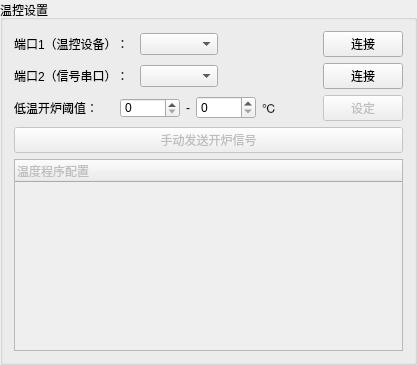
                   <widget class="QGroupBox" name="groupBox_6">
                    <property name="sizePolicy">
                     <sizepolicy hsizetype="Expanding" vsizetype="Preferred">
                      <horstretch>0</horstretch>
                      <verstretch>0</verstretch>
                     </sizepolicy>
                    </property>
                    <property name="title">
                     <string>温控设置</string>
                    </property>
                    <layout class="QVBoxLayout" name="verticalLayout_33">
                     <item>
                      <layout class="QHBoxLayout" name="horizontalLayout_15">
                       <item>
                        <widget class="QLabel" name="label_4">
                         <property name="sizePolicy">
                          <sizepolicy hsizetype="Fixed" vsizetype="Fixed">
                           <horstretch>0</horstretch>
                           <verstretch>0</verstretch>
                          </sizepolicy>
                         </property>
                         <property name="minimumSize">
                          <size>
                           <width>120</width>
                           <height>20</height>
                          </size>
                         </property>
                         <property name="text">
                          <string>端口1（温控设备）：</string>
                         </property>
                        </widget>
                       </item>
                       <item>
                        <widget class="QComboBox" name="CBB_temp_port">
                         <property name="sizePolicy">
                          <sizepolicy hsizetype="Fixed" vsizetype="Fixed">
                           <horstretch>0</horstretch>
                           <verstretch>0</verstretch>
                          </sizepolicy>
                         </property>
                         <property name="minimumSize">
                          <size>
                           <width>78</width>
                           <height>20</height>
                          </size>
                         </property>
                        </widget>
                       </item>
                       <item>
                        <spacer name="horizontalSpacer">
                         <property name="orientation">
                          <enum>Qt::Horizontal</enum>
                         </property>
                         <property name="sizeHint" stdset="0">
                          <size>
                           <width>10</width>
                           <height>20</height>
                          </size>
                         </property>
                        </spacer>
                       </item>
                       <item>
                        <widget class="QPushButton" name="BT_connect_tempDev">
                         <property name="sizePolicy">
                          <sizepolicy hsizetype="Fixed" vsizetype="Fixed">
                           <horstretch>0</horstretch>
                           <verstretch>0</verstretch>
                          </sizepolicy>
                         </property>
                         <property name="minimumSize">
                          <size>
                           <width>80</width>
                           <height>23</height>
                          </size>
                         </property>
                         <property name="text">
                          <string>连接</string>
                         </property>
                        </widget>
                       </item>
                      </layout>
                     </item>
                     <item>
                      <layout class="QHBoxLayout" name="horizontalLayout_5">
                       <item>
                        <widget class="QLabel" name="label_6">
                         <property name="sizePolicy">
                          <sizepolicy hsizetype="Fixed" vsizetype="Fixed">
                           <horstretch>0</horstretch>
                           <verstretch>0</verstretch>
                          </sizepolicy>
                         </property>
                         <property name="minimumSize">
                          <size>
                           <width>120</width>
                           <height>20</height>
                          </size>
                         </property>
                         <property name="text">
                          <string>端口2（信号串口）：</string>
                         </property>
                        </widget>
                       </item>
                       <item>
                        <widget class="QComboBox" name="CBB_signal_port">
                         <property name="sizePolicy">
                          <sizepolicy hsizetype="Fixed" vsizetype="Fixed">
                           <horstretch>0</horstretch>
                           <verstretch>0</verstretch>
                          </sizepolicy>
                         </property>
                         <property name="minimumSize">
                          <size>
                           <width>78</width>
                           <height>20</height>
                          </size>
                         </property>
                        </widget>
                       </item>
                       <item>
                        <spacer name="horizontalSpacer_6">
                         <property name="orientation">
                          <enum>Qt::Horizontal</enum>
                         </property>
                         <property name="sizeHint" stdset="0">
                          <size>
                           <width>10</width>
                           <height>20</height>
                          </size>
                         </property>
                        </spacer>
                       </item>
                       <item>
                        <widget class="QPushButton" name="BT_connect_signalComm">
                         <property name="enabled">
                          <bool>true</bool>
                         </property>
                         <property name="sizePolicy">
                          <sizepolicy hsizetype="Fixed" vsizetype="Fixed">
                           <horstretch>0</horstretch>
                           <verstretch>0</verstretch>
                          </sizepolicy>
                         </property>
                         <property name="minimumSize">
                          <size>
                           <width>80</width>
                           <height>23</height>
                          </size>
                         </property>
                         <property name="text">
                          <string>连接</string>
                         </property>
                        </widget>
                       </item>
                      </layout>
                     </item>
                     <item>
                      <layout class="QHBoxLayout" name="horizontalLayout_6">
                       <item>
                        <widget class="QLabel" name="label_7">
                         <property name="sizePolicy">
                          <sizepolicy hsizetype="Fixed" vsizetype="Fixed">
                           <horstretch>0</horstretch>
                           <verstretch>0</verstretch>
                          </sizepolicy>
                         </property>
                         <property name="minimumSize">
                          <size>
                           <width>100</width>
                           <height>20</height>
                          </size>
                         </property>
                         <property name="text">
                          <string>低温开炉阈值：</string>
                         </property>
                        </widget>
                       </item>
                       <item>
                        <widget class="QSpinBox" name="SB_temp_threshold_low">
                         <property name="sizePolicy">
                          <sizepolicy hsizetype="Fixed" vsizetype="Fixed">
                           <horstretch>0</horstretch>
                           <verstretch>0</verstretch>
                          </sizepolicy>
                         </property>
                         <property name="minimumSize">
                          <size>
                           <width>60</width>
                           <height>20</height>
                          </size>
                         </property>
                         <property name="maximumSize">
                          <size>
                           <width>60</width>
                           <height>20</height>
                          </size>
                         </property>
                         <property name="maximum">
                          <number>1000</number>
                         </property>
                        </widget>
                       </item>
                       <item>
                        <widget class="QLabel" name="label_17">
                         <property name="text">
                          <string>-</string>
                         </property>
                        </widget>
                       </item>
                       <item>
                        <widget class="QSpinBox" name="SB_temp_threshold_high">
                         <property name="sizePolicy">
                          <sizepolicy hsizetype="Fixed" vsizetype="Fixed">
                           <horstretch>0</horstretch>
                           <verstretch>0</verstretch>
                          </sizepolicy>
                         </property>
                         <property name="minimumSize">
                          <size>
                           <width>60</width>
                           <height>20</height>
                          </size>
                         </property>
                        </widget>
                       </item>
                       <item>
                        <widget class="QLabel" name="label_12">
                         <property name="sizePolicy">
                          <sizepolicy hsizetype="Fixed" vsizetype="Fixed">
                           <horstretch>0</horstretch>
                           <verstretch>0</verstretch>
                          </sizepolicy>
                         </property>
                         <property name="text">
                          <string>℃</string>
                         </property>
                        </widget>
                       </item>
                       <item>
                        <spacer name="horizontalSpacer_7">
                         <property name="orientation">
                          <enum>Qt::Horizontal</enum>
                         </property>
                         <property name="sizeHint" stdset="0">
                          <size>
                           <width>40</width>
                           <height>20</height>
                          </size>
                         </property>
                        </spacer>
                       </item>
                       <item>
                        <widget class="QPushButton" name="BT_set_temp_threshold">
                         <property name="enabled">
                          <bool>false</bool>
                         </property>
                         <property name="sizePolicy">
                          <sizepolicy hsizetype="Fixed" vsizetype="Fixed">
                           <horstretch>0</horstretch>
                           <verstretch>0</verstretch>
                          </sizepolicy>
                         </property>
                         <property name="minimumSize">
                          <size>
                           <width>80</width>
                           <height>23</height>
                          </size>
                         </property>
                         <property name="text">
                          <string>设定</string>
                         </property>
                        </widget>
                       </item>
                      </layout>
                     </item>
                     <item>
                      <widget class="QPushButton" name="BT_sendSignal">
                       <property name="enabled">
                        <bool>false</bool>
                       </property>
                       <property name="sizePolicy">
                        <sizepolicy hsizetype="Preferred" vsizetype="Fixed">
                         <horstretch>0</horstretch>
                         <verstretch>0</verstretch>
                        </sizepolicy>
                       </property>
                       <property name="minimumSize">
                        <size>
                         <width>80</width>
                         <height>23</height>
                        </size>
                       </property>
                       <property name="text">
                        <string>手动发送开炉信号</string>
                       </property>
                      </widget>
                     </item>
                     <item>
                      <widget class="QTreeWidget" name="tree_config">
                       <property name="enabled">
                        <bool>false</bool>
                       </property>
                       <property name="sizePolicy">
                        <sizepolicy hsizetype="MinimumExpanding" vsizetype="MinimumExpanding">
                         <horstretch>0</horstretch>
                         <verstretch>0</verstretch>
                        </sizepolicy>
                       </property>
                       <property name="minimumSize">
                        <size>
                         <width>100</width>
                         <height>100</height>
                        </size>
                       </property>
                       <column>
                        <property name="text">
                         <string>温度程序配置</string>
                        </property>
                       </column>
                      </widget>
                     </item>
                    </layout>
                   </widget>
